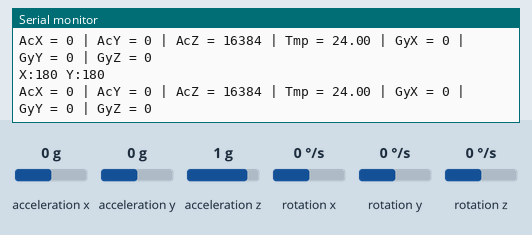
This sketch was run on a simulated Arduino Uno, built with avr-gcc and run on an emulated ATmega328P. Shown: the last lines printed to the serial monitor. Wiring (inferred from the names in the program): MPU-6050 motion sensor at I2C address 0x68. Inputs (shaded band) come from the test bench; at power-on: acceleration x 0 g, acceleration z 1 g, rotation y 0 °/s, acceleration y 0 g, rotation x 0 °/s, rotation z 0 °/s.

Above: at 1.2 s.
1.3 s: acceleration x set to -1.4 g
At 2.4 s:
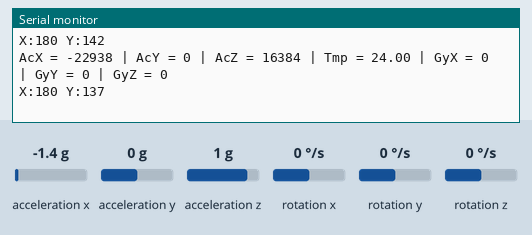
4.3 s: acceleration z set to -1.4 g
At 5.4 s:
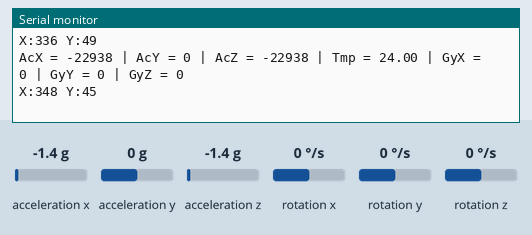
7.3 s: rotation y set to -192 °/s
At 7.46 s:
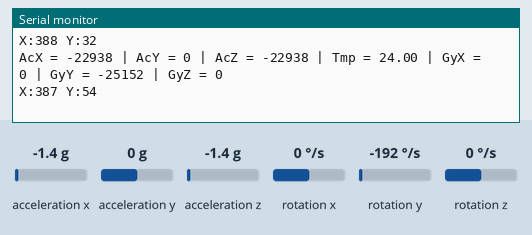
10.3 s: acceleration y set to 0.8 g
At 10.47 s:
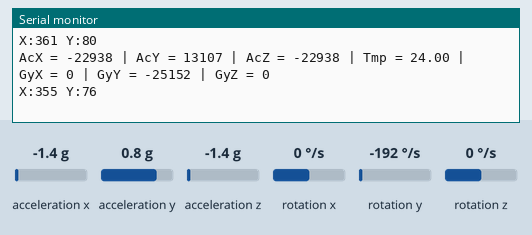
13.3 s: rotation x set to 12 °/s
At 13.4 s:
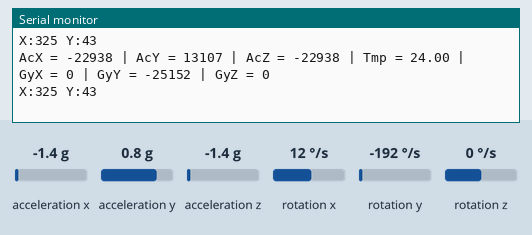
16.3 s: rotation z set to -192 °/s
At 16.54 s:
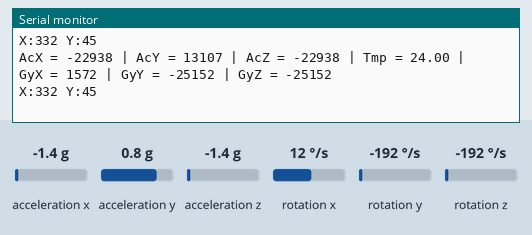
Timing chart, 0 to 19.3 s (numbered marks = the images above; inputs shaded):
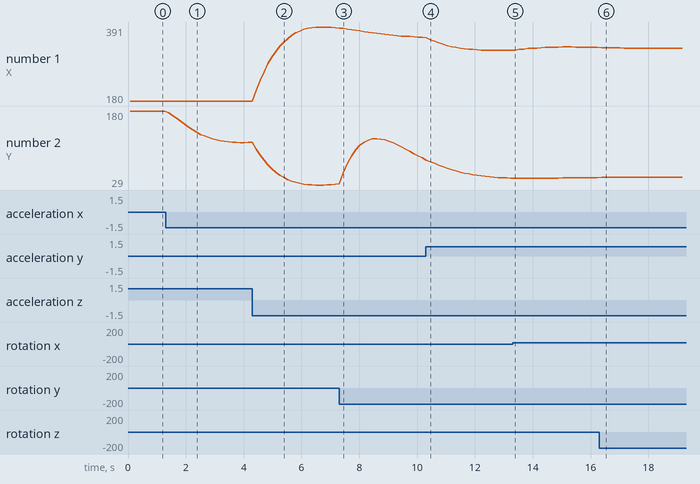

Measured:
- after the input at 1.3 s, the serial monitor: prints a new line at once (image 1)
- after the input at 4.3 s, the serial monitor: prints a new line at once (image 2)
- after the input at 7.3 s, the serial monitor: prints a new line after 0.06 s (image 3)
- after the input at 10.3 s, the serial monitor: prints a new line after 0.06 s (image 4)
- after the input at 16.3 s, the serial monitor: prints a new line after 0.13 s (image 6)
- plotted number 1: 180 → 389 after the input at 4.3 s, 362 → 325 after the input at 10.3 s
- plotted number 2: 180 → 116 after the input at 1.3 s, 116 → 31 after the input at 4.3 s, 31 → 85 after the input at 7.3 s

The sketch:

gyroscope.ino
```cpp
#define UNION(x,y) ((x<<8) | y)

class Gyroscope {

  size_t addr_;

  double angX_, angY_;

protected:

public:
  const static size_t DEF_ADDR = 0x68;
  Gyroscope(size_t address = Gyroscope::DEF_ADDR) : addr_ (address) {

  }

  void step() {

  }

  double angX() const {
    return angX_;
  }
  double angY() const {
    return angY_;
  }

};

// MPU-6050 Short Example Sketch
// By Arduino User JohnChi
// August 17, 2014
// Public Domain
#include<Wire.h>
#include "Kalman.h"

const int MPU_addr=0x68;  // I2C address of the MPU-6050

Kalman kalmanX;
Kalman kalmanY;
byte data[14];

int16_t accX;
int16_t accY;
int16_t accZ;
int16_t tempRaw;
int16_t gyroX;
int16_t gyroY;
int16_t gyroZ;

double accXangle; // Angle calculate using the accelerometer
double accYangle;
double temp;
double gyroXangle = 180; // Angle calculate using the gyro
double gyroYangle = 180;
double compAngleX = 180; // Calculate the angle using a Kalman filter
double compAngleY = 180;
double kalAngleX; // Calculate the angle using a Kalman filter
double kalAngleY;
uint32_t timer;

void setup(){
  Wire.begin();
  Serial.begin(9600);
  i2cWrite(0x6B,0x00, true); // Disable sleep mode
  kalmanX.setAngle(180); // Set starting angle
  kalmanY.setAngle(180);
  timer = micros();
}
void loop(){
  i2cRead(0x3B, 14, data);

  accX = UNION(data[0], data[1]); // 0x3B (ACCEL_XOUT_H) & 0x3C (ACCEL_XOUT_L)
  accY = UNION(data[2], data[3]); // 0x3D (ACCEL_YOUT_H) & 0x3E (ACCEL_YOUT_L)
  accZ = UNION(data[4], data[5]); // 0x3F (ACCEL_ZOUT_H) & 0x40 (ACCEL_ZOUT_L)
  tempRaw = UNION(data[6], data[7]); // 0x41 (TEMP_OUT_H) & 0x42 (TEMP_OUT_L)
  gyroX = UNION(data[8], data[9]); // 0x43 (GYRO_XOUT_H) & 0x44 (GYRO_XOUT_L)
  gyroY = UNION(data[10], data[11]); // 0x45 (GYRO_YOUT_H) & 0x46 (GYRO_YOUT_L)
  gyroZ = UNION(data[12], data[13]); // 0x47 (GYRO_ZOUT_H) & 0x48 (GYRO_ZOUT_L)

  /* Calculate the angls based on the different sensors and algorithm */
  accYangle = (atan2(accX,accZ)+PI)*RAD_TO_DEG;
  accXangle = (atan2(accY,accZ)+PI)*RAD_TO_DEG;
  double gyroXrate = (double)gyroX/131.0;
  double gyroYrate = -((double)gyroY/131.0);
  gyroXangle += kalmanX.getRate()*((double)(micros()-timer)/1000000); // Calculate gyro angle using the unbiased rate
  gyroYangle += kalmanY.getRate()*((double)(micros()-timer)/1000000);
  kalAngleX = kalmanX.getAngle(accXangle, gyroXrate, (double)(micros()-timer)/1000000); // Calculate the angle using a Kalman filter
  kalAngleY = kalmanY.getAngle(accYangle, gyroYrate, (double)(micros()-timer)/1000000);
  timer = micros();
  // The accelerometer's maximum samples rate is 1kHz


  Serial.print("AcX = "); Serial.print(accX);
  Serial.print(" | AcY = "); Serial.print(accY);
  Serial.print(" | AcZ = "); Serial.print(accZ);
  Serial.print(" | Tmp = "); Serial.print(tempRaw/340.00+36.53);  //equation for temperature in degrees C from datasheet
  Serial.print(" | GyX = "); Serial.print(gyroX);
  Serial.print(" | GyY = "); Serial.print(gyroY);
  Serial.print(" | GyZ = "); Serial.print(gyroZ);
  Serial.println("");

  Serial.println();
  Serial.print("X:");
  Serial.print(kalAngleX,0);
  Serial.print(" ");
  Serial.print("Y:");
  Serial.print(kalAngleY,0);
  Serial.println(" ");

  delay(100);
}

void i2cWrite(uint8_t registerAddress, bool end_mode) {
  Wire.beginTransmission(MPU_addr);
  Wire.write(registerAddress);
  Wire.endTransmission(end_mode); // Send stop
}
void i2cWrite(uint8_t registerAddress, uint8_t data, bool end_mode){
  Wire.beginTransmission(MPU_addr);
  Wire.write(registerAddress);
  Wire.write(data);
  Wire.endTransmission(end_mode); // Send stop
}
void i2cRead(uint8_t registerAddress, uint8_t nbytes, uint8_t *data) {
  i2cWrite(registerAddress, false);
  Wire.requestFrom(MPU_addr, nbytes); // Send a repeated start and then release the bus after reading
  for(uint8_t i = 0; i < nbytes; i++)
    data [i]= Wire.read();
}
```
